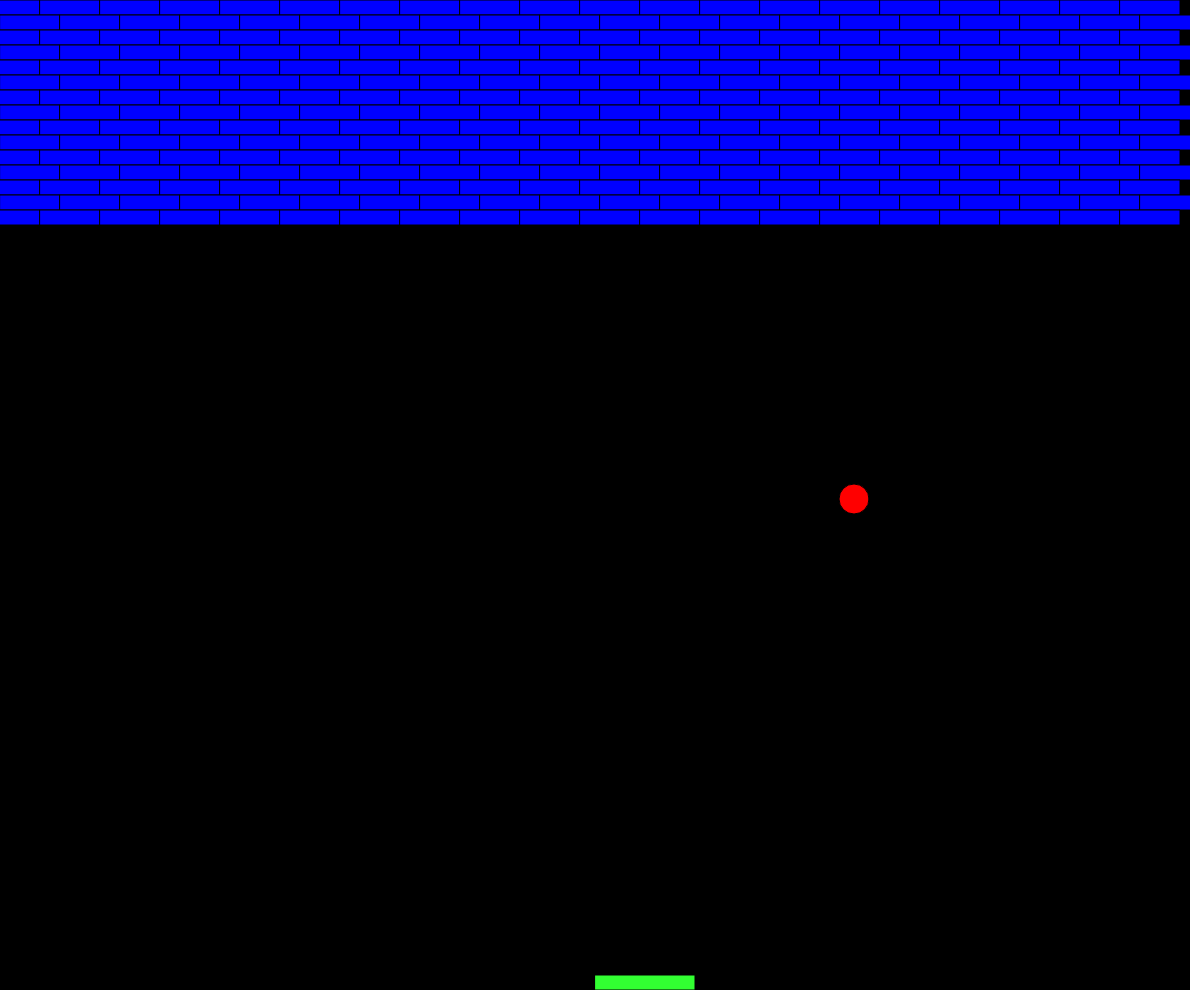
Frame 1 (no input)
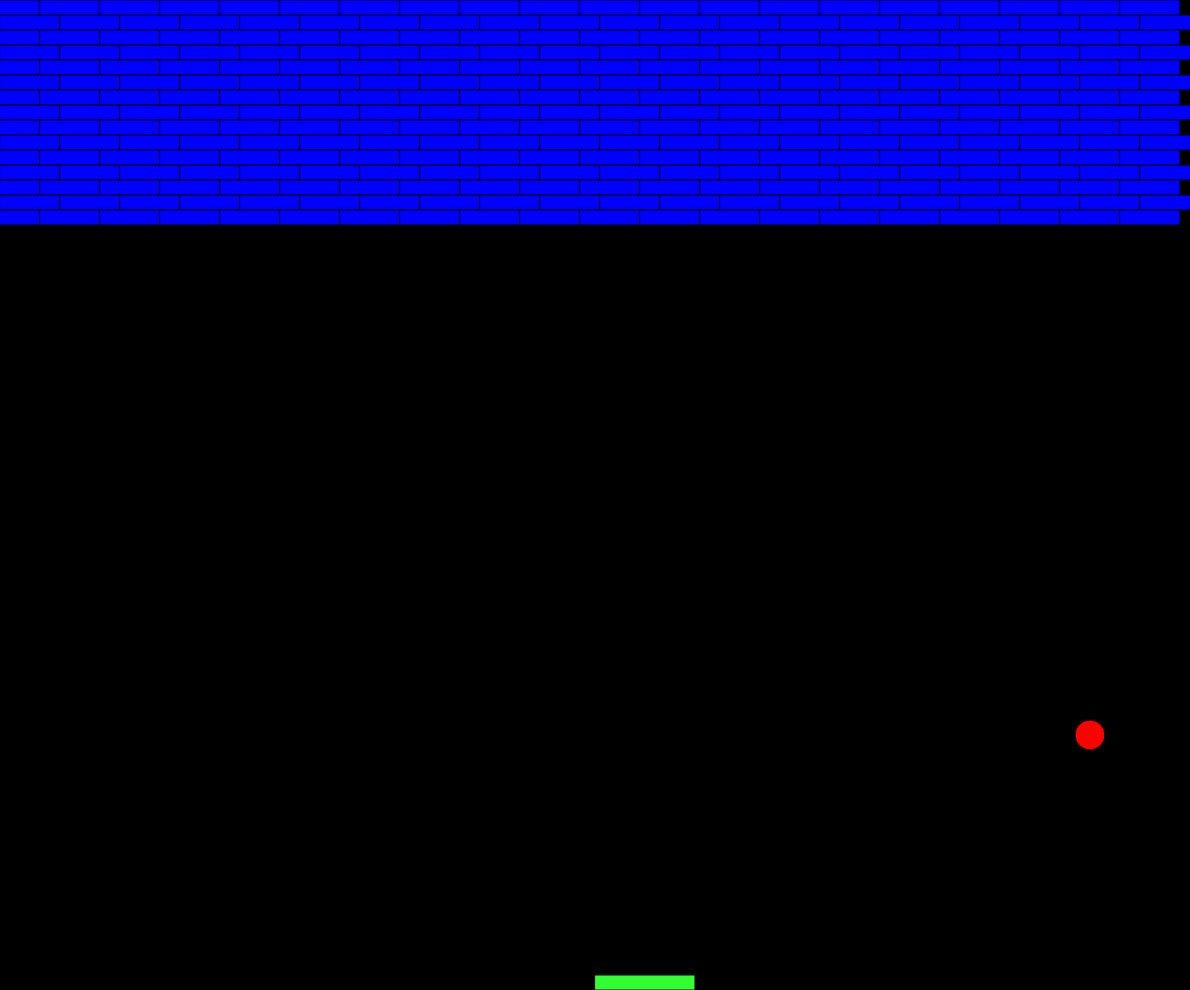
Frame 60 (no input)
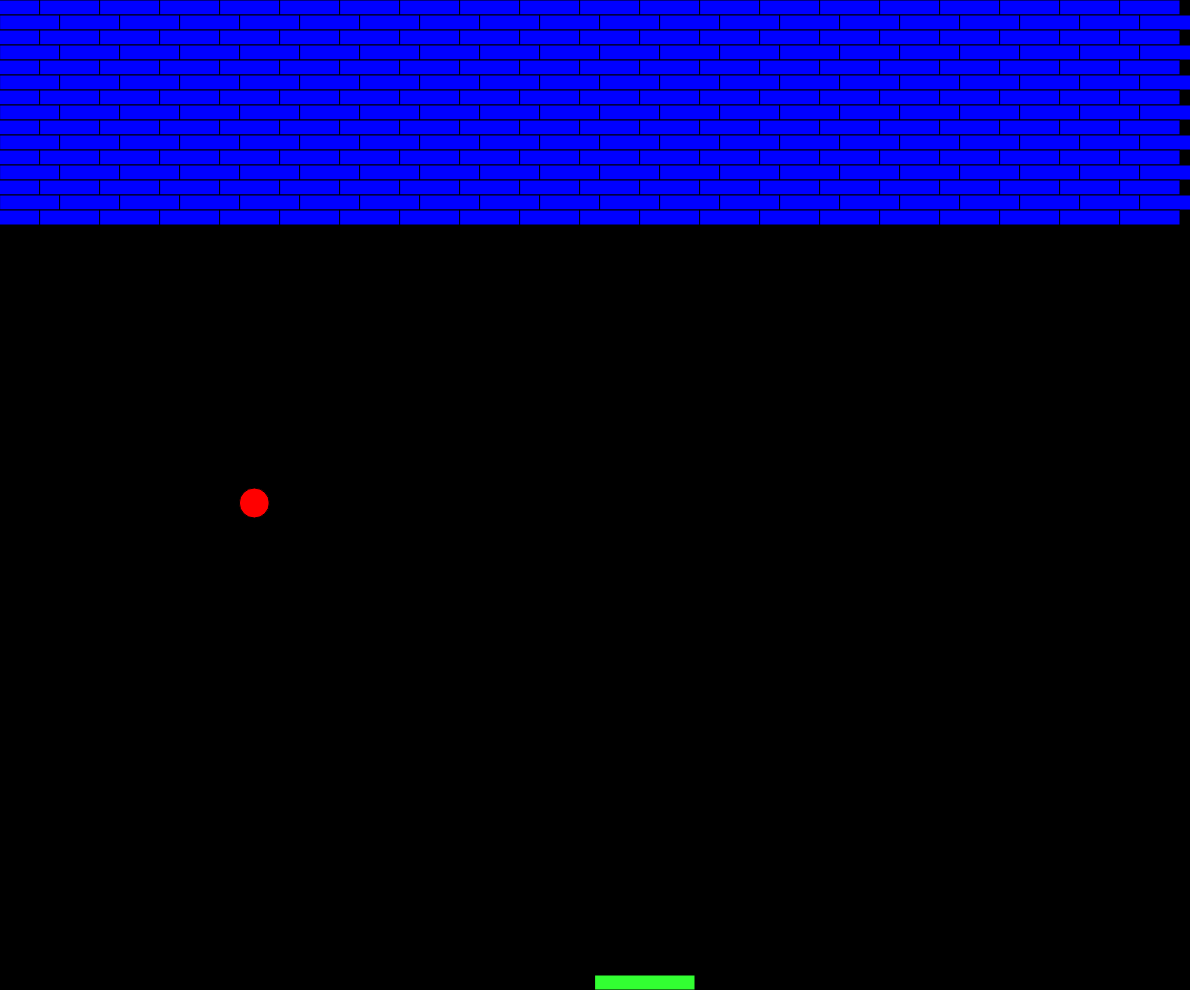
Frame 120 (the mouse pressed at the canvas centre since frame 60)

The p5.js sketch that drew these frames (run headless with seeded random() and noise() and a simulated clock; from frame 60 on, the mouse is pressed at the canvas centre):

// p5.js sketch
// ── sketch.js
var ball,board;
var bricks=[]; 
function setup(){
	createCanvas(window.innerWidth-10, window.innerHeight-10);
	ball=new Ball(random(width),height/2,30,4);
	board=new Board(100,15,10);
	for(var j=0;j<15;j++)
	{
		var temp=j%2==0?-20:0;
		bricks[j]=[];
		for(var i=0;i<width/60;i++)
		bricks[j][i]=new Brick(i*60+temp,j*15,60,15);
	}
}
function Brick(x,y,length,breadth){
	this.x=x;
	this.y=y;
	this.length=length;
	this.breadth=breadth;
	this.broke=false;
	this.show=function(){
		if(this.broke==false)
		fill(0,0,255);
		if(!this.broke)
		rect(this.x,this.y,this.length,this.breadth);
	}
	this.isTouch=function(ball){
		var endx=this.x+this.length;
		var endy=this.y+this.breadth;
		if(ball.y<=endy&&!this.broke&&this.x<=ball.x&&endx>=ball.x)
		{
		this.broke=true;
		ball.speedy*=-1;
		}
	}
}
function Board(w,h,speed)
{
	this.x=width/2;
	this.y=height-h;
	this.length=w;
	this.breadth=h;
	this.speed=speed;
	this.show=function(){
		fill(50,255,50);
		rect(this.x,this.y,this.length,this.breadth);
	}
	this.changePos=function()
	{
		if(keyIsDown(RIGHT_ARROW)&&this.x<width-this.length)
			this.x+=speed;
		if(keyIsDown(LEFT_ARROW)&&this.x>0)
			this.x-=speed;
	}
	this.touchBall=function(ball)
	{
		var end=this.x+this.length;
		if(ball.y+11>=this.y)
		{
			if(ball.x>=this.x-5&&end>=ball.x+5)
			{
				ball.y=this.y-this.breadth;
				ball.speedy*=-1;
			}
			else
			{
				alert("Game Over");
				setup();
			}
		}
	}
}
function keyTyped()
{
	board.changePos(key);
}
function Ball(x,y,rad,speed){
	this.x=x;
	this.y=y;
	this.radius=rad;
	this.speedx=speed;
	this.speedy=speed;
	this.move=function(){
		this.x+=this.speedx;
		this.y+=this.speedy;
	}
	this.edge=function(){
		if(this.x<=0||this.x>=width)
			this.speedx*=-1;
		if(this.y<=0)
			this.speedy*=-1;
	}
	this.show=function(){
		fill(255,0,0);
		ellipse(CENTER);
		ellipse(this.x,this.y,this.radius,this.radius);
	}
}
function draw(){
	background(0);
	ball.move();
	ball.show();
	ball.edge();
	board.changePos();
	board.show();
	board.touchBall(ball);
	var win=0;
	for(var j=0;j<bricks.length;j++)
	{
		for(var i=0;i<bricks[j].length;i++)
		{
		bricks[j][i].show();
		bricks[j][i].isTouch(ball);
		if(bricks[j][i].broke==true)
			win++;
		}
	}
	if(win==bricks.length*bricks[0].length)
	{
		alert("Win");
		setup();
	}
}
